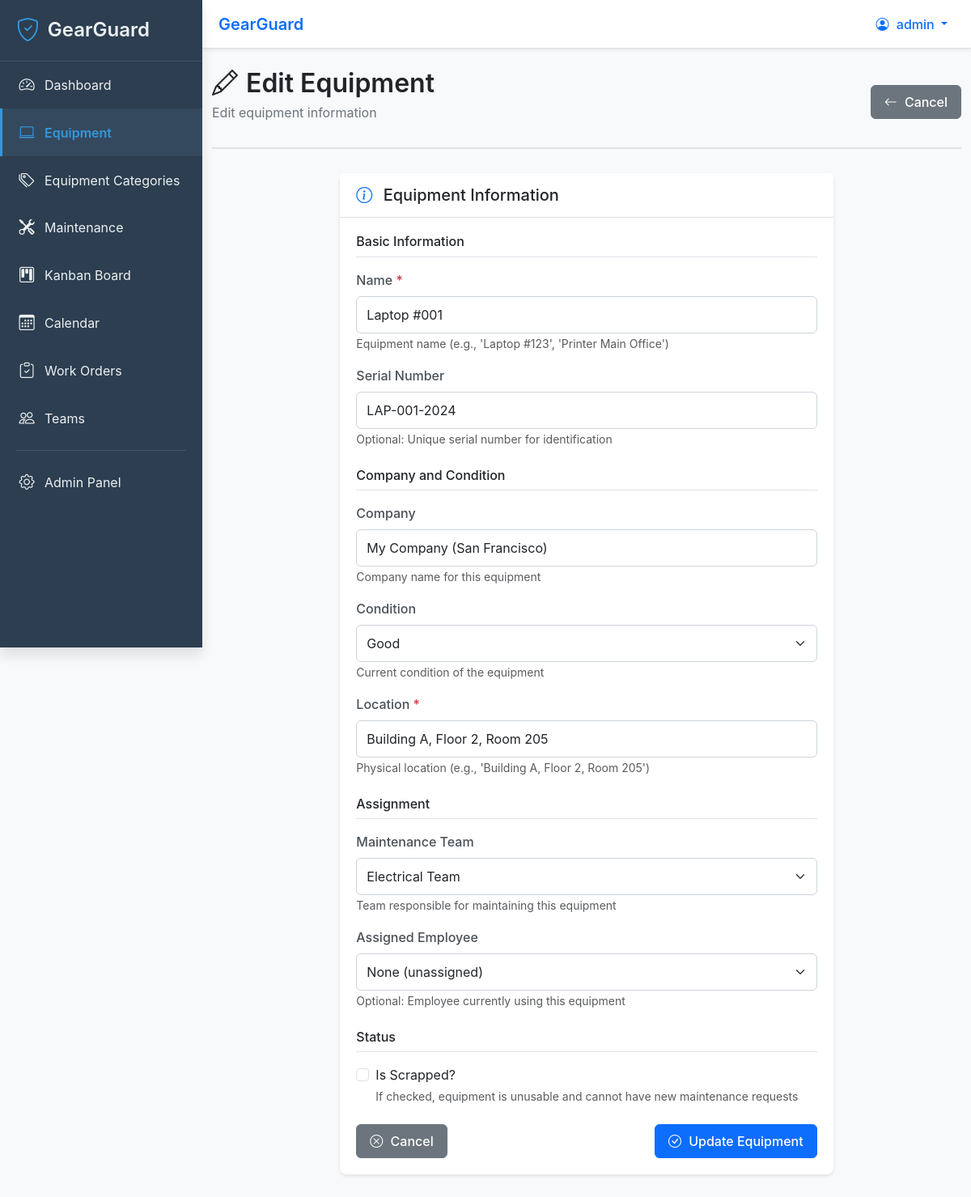
/equipment/1/edit/ (signed in), run on the app's committed database.
### equipment/models.py (models this page shows, shortened)
class Equipment(models.Model):
    name = models.CharField(
        max_length=200,
        help_text="Equipment name (e.g., 'Laptop #123', 'Printer Main Office')"
    )
    """
    🔍 FIELD EXPLANATION: name
    - CharField = Text field
    - max_length=200 = Maximum 200 characters
    - Example: "Laptop #123", "Printer Main Office", "Delivery Van #5"
    - Used in: Equipment list, detail page, dropdown menus
    """
    serial_number = models.CharField(
        max_length=100,
        unique=True,
        blank=True,
        null=True,
        help_text="Unique serial number for identification"
    )
    """
    🔍 FIELD EXPLANATION: serial_number
    - CharField = Text field
    - unique=True = No two equipment can have the same serial number
    - blank=True, null=True = Optional field (some equipment might not have serial numbers)
    - Example: "SN123456789", "ABC-2024-001"
    - Used for: Tracking, warranty claims, inventory management
    """
    department = models.CharField(
        max_length=100,
        help_text="Department that owns this equipment (e.g., 'IT', 'Operations', 'Sales')"
    )
    """
    🔍 FIELD EXPLANATION: department
    - CharField = Text field
    - Example: "IT", "Operations", "Sales", "HR"
    - Used for: Filtering equipment by department, reports
    """
    location = models.CharField(
        max_length=200,
        help_text="Physical location (e.g., 'Building A, Floor 2, Room 205')"
    )
    """
    🔍 FIELD EXPLANATION: location
    - CharField = Text field
    - Example: "Building A, Floor 2, Room 205", "Warehouse", "Main Office"
    - Used for: Finding equipment, technician navigation, reports
    """
    category = models.ForeignKey(
        'EquipmentCategory',
        on_delete=models.SET_NULL,
        null=True,
        blank=True,
        related_name='equipment',
        help_text="Equipment category (e.g., Computers, Software, Monitors)"
    )
    company = models.CharField(
        max_length=200,
        default='My Company (San Francisco)',
        help_text="Company name for this equipment"
    )
    used_for = models.CharField(
        max_length=200,
        blank=True,
        help_text="What this equipment is used for"
    )
    acquisition_date = models.DateField(
        null=True,
        blank=True,
        help_text="Date when equipment was acquired"
    )
    condition = models.CharField(
        max_length=50,
        choices=[
            ('Excellent', 'Excellent'),
            ('Good', 'Good'),
            ('Fair', 'Fair'),
            ('Poor', 'Poor'),
            ('Critical', 'Critical'),
        ],
        default='Good',
        help_text="Current condition of the equipment"
    )
    has_work_order = models.BooleanField(
        default=False,
        help_text="Whether this equipment has an associated work order"
    )
    description = models.TextField(
        blank=True,
        help_text="Detailed description of the equipment"
    )
    maintenance_team = models.ForeignKey(
        MaintenanceTeam,
        on_delete=models.SET_NULL,
        null=True,
        blank=True,
        related_name='equipment',
        help_text="Team responsible for maintaining this equipment"
    )
    """
    🔍 FIELD EXPLANATION: maintenance_team
    - ForeignKey = Links to another model (MaintenanceTeam)
    - on_delete=models.SET_NULL = If team is deleted, set this field to NULL (don't delete equipment)
    - null=True, blank=True = Optional (equipment might not be assigned to a team yet)
    - related_name='equipment' = Access team's equipment with: team.equipment.all()

    🔍 RELATIONSHIP EXPLANATION:
    ForeignKey means:
    - One equipment belongs to ONE team (e.g., "Laptop #123" → "IT Support Team")
    - One team can have MANY equipment (e.g., "IT Support Team" has 50 laptops)

    🔍 HOW IT'S USED (AUTOMATION):
    - When user creates maintenance request and selects equipment
    - System automatically fills: request.maintenance_team = equipment.maintenance_team
    - This is the "auto-assign team" feature!
    """
    assigned_employee = models.ForeignKey(
        User,
        on_delete=models.SET_NULL,
        null=True,
        blank=True,
        related_name='assigned_equipment',
        help_text="Employee currently using this equipment (optional)"
    )
    """
    🔍 FIELD EXPLANATION: assigned_employee
    - ForeignKey = Links to User model
    - on_delete=models.SET_NULL = If user is deleted, set to NULL (don't delete equipment)
    - null=True, blank=True = Optional (equipment might not be assigned to anyone)
    - related_name='assigned_equipment' = Access user's equipment with: user.assigned_equipment.all()

    🔍 HOW IT'S USED:
    - Track who uses which equipment
    - "My Equipment" page: user.assigned_equipment.all()
    - When equipment breaks, notify assigned employee
    """
    is_scrapped = models.BooleanField(
        default=False,
        help_text="If True, equipment is unusable and cannot have new maintenance requests"
    )
    """
    🔍 FIELD EXPLANATION: is_scrapped
    - BooleanField = True or False
    - default=False = New equipment is not scrapped
    - Used for: Disabling equipment, preventing new requests

    🔍 HOW IT'S USED (AUTOMATION):
    - When maintenance request status = "Scrap"
    - System automatically sets: equipment.is_scrapped = True
    - Scrapped equipment is hidden from equipment list (or shown with warning)
    - Cannot create new requests for scrapped equipment
    """
    created_at = models.DateTimeField(auto_now_add=True)
    """
    🔍 FIELD EXPLANATION: created_at
    - DateTimeField = Stores date and time
    - auto_now_add=True = Set when equipment is created
    - Used for: Tracking when equipment was added to system
    """
    updated_at = models.DateTimeField(auto_now=True)
    """
    🔍 FIELD EXPLANATION: updated_at
    - DateTimeField = Stores date and time
    - auto_now=True = Updated every time equipment is saved
    - Used for: Tracking last modification
    """
    class Meta:
        ordering = ['-created_at']  # Newest equipment first
        verbose_name = 'Equipment'
        verbose_name_plural = 'Equipment'

### equipment/views.py (the view)
# urls.py: path('<int:pk>/edit/', views.equipment_edit, name='edit'),
@login_required
def equipment_edit(request, pk):
    equipment = get_object_or_404(Equipment, pk=pk)
    if request.method == 'POST':
        form = EquipmentForm(request.POST, instance=equipment)
        if form.is_valid():
            equipment = form.save()
            messages.success(request, f'Equipment "{equipment.name}" updated successfully!')
            return redirect('equipment:detail', pk=equipment.pk)
        else:
            messages.error(request, 'Please correct the errors below.')
    else:
        form = EquipmentForm(instance=equipment)
    context = {
        'form': form,
        'equipment': equipment,
        'title': 'Edit Equipment',
    }
    return render(request, 'equipment/form.html', context)

### templates/equipment/form.html (shortened to what this page needs)
{% extends 'base.html' %}
{% load static %}
{% block page_header %}
<div class="page-header">
    <div class="d-flex justify-content-between align-items-center">
        <div>
            <h1 class="page-title">
                <i class="bi bi-{% if equipment %}pencil{% else %}plus-circle{% endif %}"></i>
                {{ title }}
            </h1>
            <p class="page-subtitle">{% if equipment %}Edit equipment information{% else %}Add new equipment to the system{% endif %}</p>
        </div>
        <a href="{% if equipment %}{% url 'equipment:detail' equipment.pk %}{% else %}{% url 'equipment:list' %}{% endif %}"
           class="btn btn-secondary">
            <i class="bi bi-arrow-left"></i>
            Cancel
        </a>
    </div>
</div>
{% endblock %}
{% block content %}
<div class="row justify-content-center">
    <div class="col-md-8">
        <div class="card">
            <div class="card-header">
                <h5 class="mb-0">
                    <i class="bi bi-info-circle"></i>
                    Equipment Information
                </h5>
            </div>
            <div class="card-body">
                <form method="post" novalidate id="equipmentForm">
                    <div class="mb-4">
                        <h6 class="border-bottom pb-2 mb-3">Basic Information</h6>
                        <div class="mb-3">
                            <label for="{{ form.name.id_for_label }}" class="form-label">
                                {{ form.name.label }}
                                <span class="text-danger">*</span>
                            </label>
                            {{ form.name }}
                            {% if form.name.help_text %}
                                <small class="form-text text-muted">{{ form.name.help_text }}</small>
                            {% endif %}
                        </div>
                        <div class="mb-3">
                            <label for="{{ form.serial_number.id_for_label }}" class="form-label">
                                {{ form.serial_number.label }}
                            </label>
                            {{ form.serial_number }}
                            {% if form.serial_number.help_text %}
                                <small class="form-text text-muted">{{ form.serial_number.help_text }}</small>
                            {% endif %}
                        </div>
                    </div>
                    <div class="mb-4">
                        <h6 class="border-bottom pb-2 mb-3">Company and Condition</h6>
                        <div class="mb-3">
                            <label for="{{ form.company.id_for_label }}" class="form-label">
                                {{ form.company.label }}
                            </label>
                            {{ form.company }}
                            {% if form.company.help_text %}
                                <small class="form-text text-muted">{{ form.company.help_text }}</small>
                            {% endif %}
                        </div>
                        <div class="mb-3">
                            <label for="{{ form.condition.id_for_label }}" class="form-label">
                                {{ form.condition.label }}
                            </label>
                            {{ form.condition }}
                            {% if form.condition.help_text %}
                                <small class="form-text text-muted">{{ form.condition.help_text }}</small>
                            {% endif %}
                        </div>
                        <div class="mb-3">
                            <label for="{{ form.location.id_for_label }}" class="form-label">
                                {{ form.location.label }}
                                <span class="text-danger">*</span>
                            </label>
                            {{ form.location }}
                            {% if form.location.help_text %}
                                <small class="form-text text-muted">{{ form.location.help_text }}</small>
                            {% endif %}
                        </div>
                    </div>
                    <div class="mb-4">
                        <h6 class="border-bottom pb-2 mb-3">Assignment</h6>
                        <div class="mb-3">
                            <label for="{{ form.maintenance_team.id_for_label }}" class="form-label">
                                {{ form.maintenance_team.label }}
                            </label>
                            {{ form.maintenance_team }}
                            {% if form.maintenance_team.help_text %}
                                <small class="form-text text-muted">{{ form.maintenance_team.help_text }}</small>
                            {% endif %}
                        </div>
                        <div class="mb-3">
                            <label for="{{ form.assigned_employee.id_for_label }}" class="form-label">
                                {{ form.assigned_employee.label }}
                            </label>
                            {{ form.assigned_employee }}
                            {% if form.assigned_employee.help_text %}
                                <small class="form-text text-muted">{{ form.assigned_employee.help_text }}</small>
                            {% endif %}
                        </div>
                    </div>
                    <div class="mb-4">
                        <h6 class="border-bottom pb-2 mb-3">Status</h6>
                        <div class="form-check">
                            {{ form.is_scrapped }}
                            <label class="form-check-label" for="{{ form.is_scrapped.id_for_label }}">
                                {{ form.is_scrapped.label }}
                            </label>
                            {% if form.is_scrapped.help_text %}
                                <small class="form-text text-muted d-block">{{ form.is_scrapped.help_text }}</small>
                            {% endif %}
                        </div>
                    </div>
                    <div class="d-flex justify-content-between">
                        <a href="{% if equipment %}{% url 'equipment:detail' equipment.pk %}{% else %}{% url 'equipment:list' %}{% endif %}"
                           class="btn btn-secondary">
                            <i class="bi bi-x-circle"></i>
                            Cancel
                        </a>
                        <button type="submit" class="btn btn-primary">
                            <i class="bi bi-check-circle"></i>
                            {% if equipment %}Update Equipment{% else %}Create Equipment{% endif %}
                        </button>
                    </div>
                </form>
            </div>
        </div>
    </div>
</div>
{% endblock %}

### templates/includes/navbar.html (shortened to what this page needs)
<nav class="navbar navbar-expand-lg navbar-light bg-white shadow-sm">
    <div class="container-fluid">
        <span class="navbar-brand mb-0 h1 ms-2">
            {% block page_title %}{% block page_title_content %}GearGuard{% endblock %}{% endblock %}
        </span>
        <div class="ms-auto d-flex align-items-center">
            {% if user.is_authenticated %}
                <div class="dropdown">
                    <button class="btn btn-link text-decoration-none dropdown-toggle" type="button" id="userMenu" data-bs-toggle="dropdown" aria-expanded="false">
                        <i class="bi bi-person-circle"></i>
                        <span class="d-none d-md-inline">{{ user.get_full_name|default:user.username }}</span>
                    </button>
                </div>
            {% else %}
                <a href="{% url 'accounts:login' %}" class="btn btn-primary">
                    <i class="bi bi-box-arrow-in-right"></i> Login
                </a>
            {% endif %}
        </div>
    </div>
</nav>

### data on the page
Equipment: name "Laptop #001", serial_number "LAP-001-2024", company "My Company (San Francisco)", condition "Good", location "Building A, Floor 2, Room 205", maintenance_team "Electrical Team", assigned_employee "None (unassigned)"

### other printed values
{{ user.get_full_name|default:user.username }} "admin"
{{ title }} "Edit Equipment"
